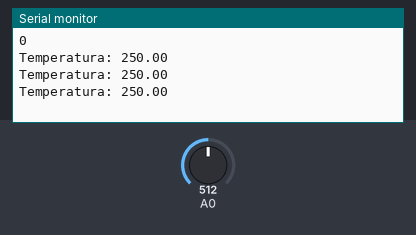
The sketch below on a simulated Arduino Uno, built with avr-gcc and run on an emulated ATmega328P. Shown: the last lines printed to the serial monitor. The inputs (shaded band) are chosen by the test bench; at power-on: A0 = 512.

Above: at 1.3 s.
1.4 s: A0 set to 716
At 1.9 s:
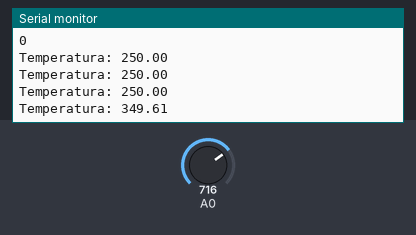
2.9 s: A0 set to 900
At 3.4 s:
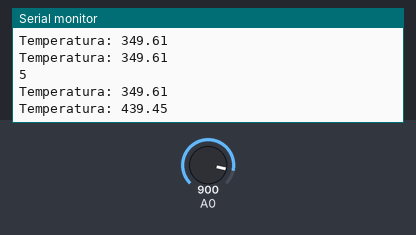
Timing chart, 0 to 5.9 s (numbered marks = the images above; inputs shaded):
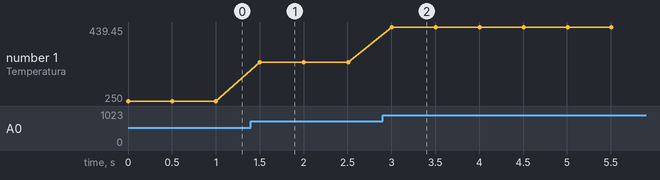

The sketch:

sensTempLM35.ino
```cpp
int val;
int tempPin = 0;
int x;
void setup() {
  Serial.begin(9600);

}

void loop() {
  if ( x%5== 0){
    Serial.println(x);
  }
  val = analogRead(0);
  float mv = (val/1024.0)*5000.0;
  float cent = mv/10;
  Serial.println("Temperatura: "+String(cent));
  x=x+1;

  delay(500);
}
```

Measured:
- after the input at 1.4 s, the serial monitor: prints a new line after 0.10 s (image 1)
- after the input at 2.9 s, the serial monitor: prints a new line after 0.10 s (image 2)
- plotted number 1: 250 → 349.61 after the input at 1.4 s, 349.61 → 439.45 after the input at 2.9 s
